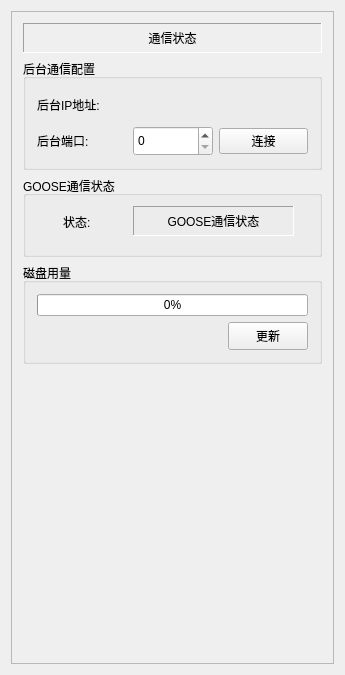
<?xml version="1.0" encoding="UTF-8"?>
<ui version="4.0">
 <class>DTUSysConfigWidget</class>
 <widget class="QWidget" name="DTUSysConfigWidget">
  <property name="geometry">
   <rect>
    <x>0</x>
    <y>0</y>
    <width>345</width>
    <height>675</height>
   </rect>
  </property>
  <property name="minimumSize">
   <size>
    <width>345</width>
    <height>0</height>
   </size>
  </property>
  <property name="maximumSize">
   <size>
    <width>345</width>
    <height>16777215</height>
   </size>
  </property>
  <property name="windowTitle">
   <string>DTUSysConfigWidget</string>
  </property>
  <layout class="QGridLayout" name="gridLayout">
   <item row="0" column="0">
    <widget class="QScrollArea" name="scrollArea">
     <property name="minimumSize">
      <size>
       <width>0</width>
       <height>0</height>
      </size>
     </property>
     <property name="maximumSize">
      <size>
       <width>16777215</width>
       <height>16777215</height>
      </size>
     </property>
     <property name="widgetResizable">
      <bool>true</bool>
     </property>
     <widget class="QWidget" name="scrollAreaWidgetContents">
      <property name="geometry">
       <rect>
        <x>0</x>
        <y>0</y>
        <width>321</width>
        <height>651</height>
       </rect>
      </property>
      <layout class="QGridLayout" name="gridLayout_3">
       <item row="0" column="0">
        <layout class="QVBoxLayout" name="verticalLayout">
         <item>
          <widget class="QLabel" name="lab_status">
           <property name="minimumSize">
            <size>
             <width>0</width>
             <height>30</height>
            </size>
           </property>
           <property name="maximumSize">
            <size>
             <width>16777215</width>
             <height>30</height>
            </size>
           </property>
           <property name="frameShape">
            <enum>QFrame::Panel</enum>
           </property>
           <property name="frameShadow">
            <enum>QFrame::Sunken</enum>
           </property>
           <property name="text">
            <string>通信状态</string>
           </property>
           <property name="alignment">
            <set>Qt::AlignCenter</set>
           </property>
          </widget>
         </item>
         <item>
          <widget class="QGroupBox" name="group_comm_cfg">
           <property name="minimumSize">
            <size>
             <width>295</width>
             <height>0</height>
            </size>
           </property>
           <property name="maximumSize">
            <size>
             <width>16777215</width>
             <height>150</height>
            </size>
           </property>
           <property name="title">
            <string>后台通信配置</string>
           </property>
           <layout class="QGridLayout" name="gridLayout_2">
            <item row="0" column="0">
             <widget class="QLabel" name="label_remote_ip">
              <property name="minimumSize">
               <size>
                <width>0</width>
                <height>30</height>
               </size>
              </property>
              <property name="text">
               <string>后台IP地址:</string>
              </property>
             </widget>
            </item>
            <item row="0" column="1" colspan="2">
             <widget class="IPAddress" name="widgetIP" native="true">
              <property name="minimumSize">
               <size>
                <width>170</width>
                <height>30</height>
               </size>
              </property>
              <property name="maximumSize">
               <size>
                <width>16777215</width>
                <height>30</height>
               </size>
              </property>
             </widget>
            </item>
            <item row="1" column="0">
             <widget class="QLabel" name="label_remote_port">
              <property name="minimumSize">
               <size>
                <width>0</width>
                <height>30</height>
               </size>
              </property>
              <property name="text">
               <string>后台端口:</string>
              </property>
             </widget>
            </item>
            <item row="1" column="1">
             <widget class="QSpinBox" name="spinBox_remote_port">
              <property name="minimumSize">
               <size>
                <width>60</width>
                <height>30</height>
               </size>
              </property>
              <property name="maximumSize">
               <size>
                <width>80</width>
                <height>16777215</height>
               </size>
              </property>
              <property name="maximum">
               <number>9999</number>
              </property>
             </widget>
            </item>
            <item row="1" column="2">
             <widget class="QPushButton" name="btn_rpc_ok">
              <property name="text">
               <string>连接</string>
              </property>
             </widget>
            </item>
           </layout>
          </widget>
         </item>
         <item>
          <widget class="QGroupBox" name="groupBox_2">
           <property name="minimumSize">
            <size>
             <width>0</width>
             <height>81</height>
            </size>
           </property>
           <property name="maximumSize">
            <size>
             <width>16777215</width>
             <height>81</height>
            </size>
           </property>
           <property name="title">
            <string>GOOSE通信状态</string>
           </property>
           <widget class="QLabel" name="lab_status_goose">
            <property name="geometry">
             <rect>
              <x>110</x>
              <y>30</y>
              <width>161</width>
              <height>30</height>
             </rect>
            </property>
            <property name="minimumSize">
             <size>
              <width>0</width>
              <height>30</height>
             </size>
            </property>
            <property name="maximumSize">
             <size>
              <width>16777215</width>
              <height>30</height>
             </size>
            </property>
            <property name="frameShape">
             <enum>QFrame::Panel</enum>
            </property>
            <property name="frameShadow">
             <enum>QFrame::Sunken</enum>
            </property>
            <property name="text">
             <string>GOOSE通信状态</string>
            </property>
            <property name="alignment">
             <set>Qt::AlignCenter</set>
            </property>
           </widget>
           <widget class="QLabel" name="label">
            <property name="geometry">
             <rect>
              <x>40</x>
              <y>20</y>
              <width>61</width>
              <height>51</height>
             </rect>
            </property>
            <property name="text">
             <string>状态:</string>
            </property>
           </widget>
          </widget>
         </item>
         <item>
          <widget class="QGroupBox" name="groupBox">
           <property name="minimumSize">
            <size>
             <width>291</width>
             <height>80</height>
            </size>
           </property>
           <property name="maximumSize">
            <size>
             <width>16777215</width>
             <height>110</height>
            </size>
           </property>
           <property name="title">
            <string>磁盘用量</string>
           </property>
           <layout class="QGridLayout" name="gridLayout_4">
            <item row="0" column="0" colspan="3">
             <widget class="QProgressBar" name="progressBar_diskusage">
              <property name="value">
               <number>0</number>
              </property>
             </widget>
            </item>
            <item row="1" column="1">
             <spacer name="horizontalSpacer_2">
              <property name="orientation">
               <enum>Qt::Horizontal</enum>
              </property>
              <property name="sizeHint" stdset="0">
               <size>
                <width>40</width>
                <height>20</height>
               </size>
              </property>
             </spacer>
            </item>
            <item row="1" column="2">
             <widget class="QPushButton" name="btn_update_diskusage">
              <property name="minimumSize">
               <size>
                <width>0</width>
                <height>28</height>
               </size>
              </property>
              <property name="text">
               <string>更新</string>
              </property>
             </widget>
            </item>
            <item row="1" column="0">
             <widget class="QLabel" name="lab_disk_usage">
              <property name="text">
               <string/>
              </property>
             </widget>
            </item>
           </layout>
          </widget>
         </item>
        </layout>
       </item>
       <item row="1" column="0">
        <spacer name="verticalSpacer">
         <property name="orientation">
          <enum>Qt::Vertical</enum>
         </property>
         <property name="sizeHint" stdset="0">
          <size>
           <width>20</width>
           <height>282</height>
          </size>
         </property>
        </spacer>
       </item>
      </layout>
     </widget>
    </widget>
   </item>
  </layout>
 </widget>
 <layoutdefault spacing="6" margin="11"/>
 <customwidgets>
  <customwidget>
   <class>IPAddress</class>
   <extends>QWidget</extends>
   <header>dtuipaddress.h</header>
   <container>1</container>
  </customwidget>
 </customwidgets>
 <resources/>
 <connections>
  <connection>
   <sender>btn_update_diskusage</sender>
   <signal>clicked()</signal>
   <receiver>DTUSysConfigWidget</receiver>
   <slot>get_disk_usage()</slot>
   <hints>
    <hint type="sourcelabel">
     <x>240</x>
     <y>243</y>
    </hint>
    <hint type="destinationlabel">
     <x>160</x>
     <y>299</y>
    </hint>
   </hints>
  </connection>
  <connection>
   <sender>btn_rpc_ok</sender>
   <signal>clicked()</signal>
   <receiver>DTUSysConfigWidget</receiver>
   <slot>connect_dev()</slot>
   <hints>
    <hint type="sourcelabel">
     <x>249</x>
     <y>236</y>
    </hint>
    <hint type="destinationlabel">
     <x>160</x>
     <y>337</y>
    </hint>
   </hints>
  </connection>
 </connections>
 <slots>
  <slot>get_current_group()</slot>
  <slot>change_group()</slot>
  <slot>get_disk_usage()</slot>
  <slot>connect_dev()</slot>
 </slots>
</ui>
